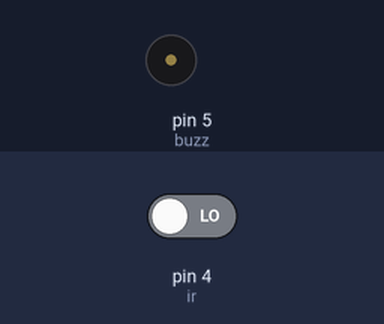
This sketch was run on a simulated Arduino Uno, built with avr-gcc and run on an emulated ATmega328P. On the bench: buzzer (waves = sounding, pin HIGH). Inputs (shaded band) come from the test bench; at power-on: pin 4 (ir) LOW.

Above: at 2.8 s.
2.9 s: pin 4 (ir) driven HIGH
At 4.2 s:
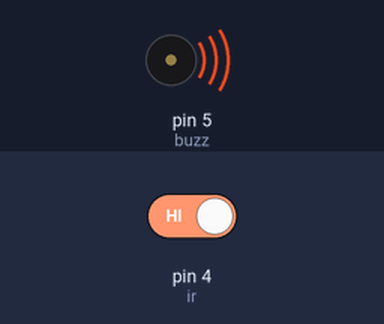
4.5 s: pin 4 (ir) driven LOW
At 5.8 s:
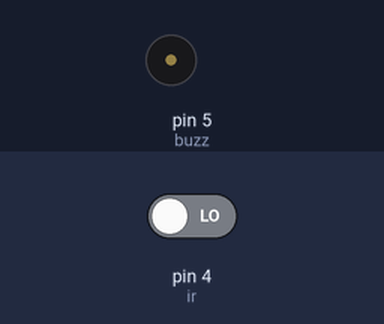
Timing chart, 0 to 7.5 s (numbered marks = the images above; inputs shaded):
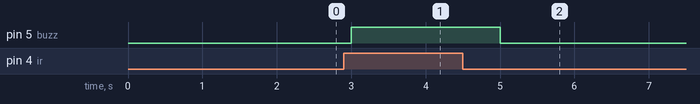

The sketch:

Code12.ino
```cpp
// (licence header left out)
//Q3 Write an Arduino Program to detect obstruction by ringing a buzzer using ir sensor.

int ir=4, count, buzz=5;
void setup ()
{
  pinMode (ir, INPUT);
  pinMode (buzz, OUTPUT);
}
void loop ()
{
  ir = digitalRead(4);
  if (ir==HIGH)
  {
    digitalWrite(buzz,HIGH);
  }
    else
    {
      digitalWrite (buzz, LOW);
    }
    delay (1000);
}
```

Measured:
- after the input at 2.9 s, pin 5 (buzz): LOW → HIGH after 0.10 s
- after the input at 4.5 s, pin 5 (buzz): HIGH → LOW after 0.50 s
